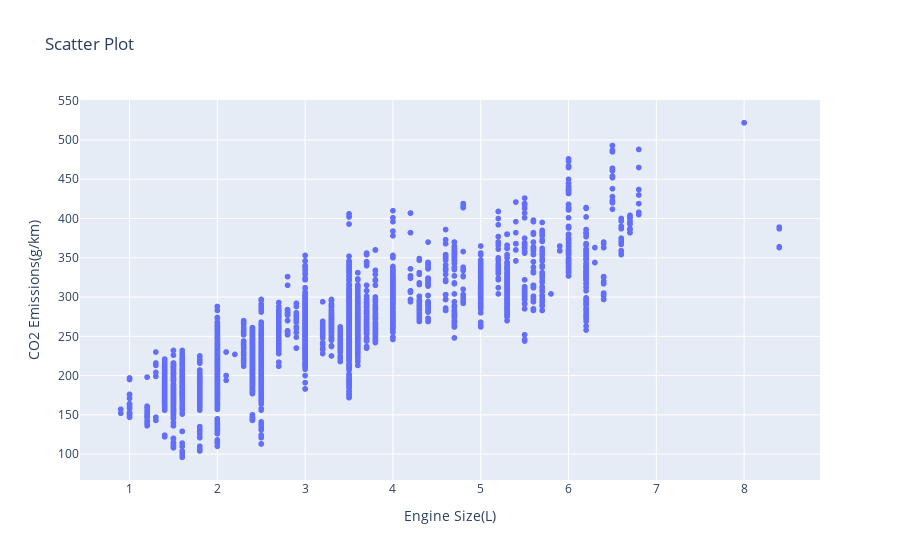

Notebook cell for this chart:
### Code cell
fig = px.scatter(df, x='Engine Size(L)', y='CO2 Emissions(g/km)', title='Scatter Plot')
fig.show()

### Figure 1 — Plotly figure (JSON) as saved in the notebook; plotly's stock layout.template omitted (floating-point values rounded to 4 significant figures; data arrays with more than 128 entries replaced by an {"elided": "..."} marker saying what was removed)
{"data": [{"hovertemplate": "Engine Size(L)=%{x}<br>CO2 Emissions(g/km)=%{y}<extra></extra>", "legendgroup": "", "marker": {"color": "#636efa", "symbol": "circle"}, "mode": "markers", "name": "", "showlegend": false, "type": "scattergl", "x": {"elided": "6282 float values"}, "xaxis": "x", "y": {"elided": "6282 int values"}, "yaxis": "y"}], "layout": {"legend": {"tracegroupgap": 0}, "title": {"text": "Scatter Plot"}, "xaxis": {"anchor": "y", "domain": [0, 1], "title": {"text": "Engine Size(L)"}}, "yaxis": {"anchor": "x", "domain": [0, 1], "title": {"text": "CO2 Emissions(g/km)"}}}}
